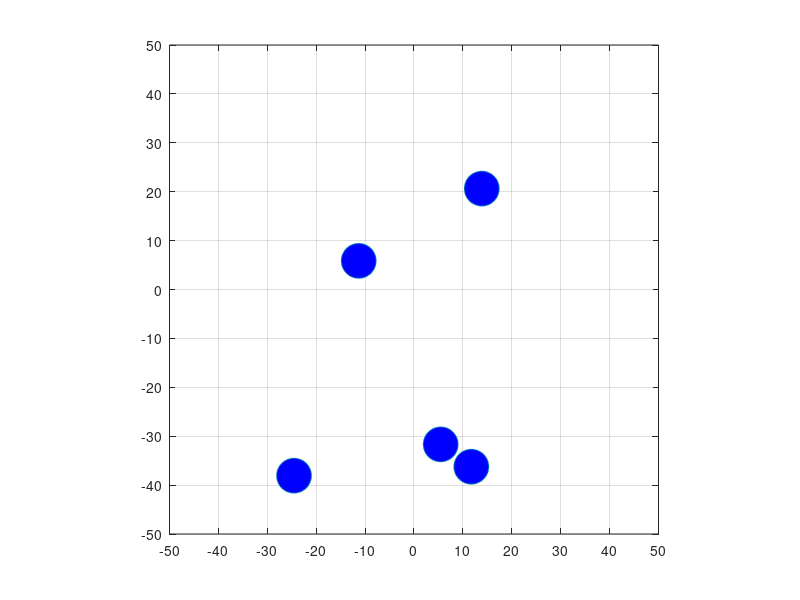

Source code (MATLAB): (Note: this script raises an error after producing the figure.)
clc; clear; close all

%% Initialise particles' state
nPart = 5; % no. of particles
initX = (40 - -40).*rand(1,nPart) + -40; % X-coordinate
initY = (40 - -40).*rand(1,nPart) + -40; % Y-coordinate
size = 10; % particle diameter
angle = (360 - 0).*rand(1,nPart) + 0; % angle w.r.t x-axis
itrSkip = int32(ceil(10 .* rand(1,nPart))); % iteration skip for having different speeds
discreteSpeed = 0.5 .* ones(1,nPart); % fixed discretized speed in units/iteration
box_xmax = 100; % max box width
box_ymax = 100; % max box breadth
time = 1000; % equal to iterations
isCollision = zeros(nPart,nPart); % collision detection matrix

%% Simulate particles
X = zeros(time,length(initX));
Y = zeros(time,length(initY));
X(1,:) = initX;
Y(1,:) = initY;

velX = discreteSpeed.*cosd(angle);
velY = discreteSpeed.*sind(angle);

xmax = box_xmax/2 - size/2;
xmin = -box_xmax/2 + size/2;
ymax = box_ymax/2 - size/2;
ymin = -box_ymax/2 + size/2;

p=plot(X(1,:),Y(1,:),'o','MarkerFaceColor','blue', 'MarkerSize', size*2.5);
axis equal;
axis([-box_xmax/2 box_xmax/2 -box_ymax/2 box_ymax/2]);
xticks(-box_xmax/2:10:box_xmax/2);
yticks(-box_ymax/2:10:box_ymax/2);
grid on;
drawnow;

% calculate particles' coordinates for all times
for i = 2:time
    % move particle
    X(i,:) = X(i-1,:) + (velX .* (mod(i,itrSkip) == 0));
    Y(i,:) = Y(i-1,:) + (velY .* (mod(i,itrSkip) == 0));

    % detect collision
    for m = 1:nPart-1
        for n = m+1:nPart
            dist = sqrt((abs(X(i,m) - X(i,n)))^2 + (abs(Y(i,m) - Y(i,n)))^2);
            if dist < size
                isCollision(m,n) = 1; isCollision(n,m) = 1;
                % disp("Collision detected!");
            else
                isCollision(m,n) = 0; isCollision(n,m) = 0;
            end
        end
    end

    % disp(X(i,:));
    % disp(Y(i,:));
    % disp(dist);
    % disp(isCollision);

    % collision with particle [TRY USING COMPLEX VECTORS]
    for m = 1:nPart-1
        for n = m+1:nPart
            if isCollision(m,n) == 1
                % disp("exchanging momentum")
                slope = (Y(i,m) - Y(i,n))/(X(i,m) - X(i,n));
                slopeDeg = atand(slope);
                % disp(slopeDeg)
                % disp(velX([m n]));
                % disp(velY([m n]));
                
                if slopeDeg >= 0
                    % resolve velX and velY along line-of-collision coordinates
                    velParallel = velX([m n]).*cosd(slopeDeg) + velY([m n]).*sind(slopeDeg);
                    velPerpendicular = velY([m n]).*cosd(slopeDeg) - velX([m n]).*sind(slopeDeg);
                    
                    % exchange momentum (parallel velocities swap if same mass)
                    velParallel([1 2]) = velParallel([2 1]);
                    
                    % resolve velocities in velX and velY directions
                    velX([m n]) = velParallel.*cosd(slopeDeg) - velPerpendicular.*sind(slopeDeg);
                    velY([m n]) = velParallel.*sind(slopeDeg) + velPerpendicular.*cosd(slopeDeg);
                    % disp(velX([m n]));
                    % disp(velY([m n]));
                else
                    slopeDeg = abs(slopeDeg);
                    % resolve velX and velY along line-of-collision coordinates
                    velParallel = velY([m n]).*sind(slopeDeg) - velX([m n]).*cosd(slopeDeg);
                    velPerpendicular = velY([m n]).*cosd(slopeDeg) + velX([m n]).*sind(slopeDeg);
                    
                    % exchange momentum (parallel velocities swap if same mass)
                    velParallel([1 2]) = velParallel([2 1]);
                    
                    % resolve velocities in velX and velY directions
                    velX([m n]) = velPerpendicular.*sind(slopeDeg) - velParallel.*cosd(slopeDeg);
                    velY([m n]) = velParallel.*sind(slopeDeg) + velPerpendicular.*cosd(slopeDeg);
                    % disp(velX([m n]));
                    % disp(velY([m n]));
                end
            end
            X(i,:) = X(i-1,:) + (velX .* (mod(i,itrSkip) == 0));
            Y(i,:) = Y(i-1,:) + (velY .* (mod(i,itrSkip) == 0));
        end
    end

    % collision with wall
    velX = velX.*(((X(i,:) > xmax) + (X(i,:) < xmin) - 0.5)/(-0.5));
    velY = velY.*(((Y(i,:) > ymax) + (Y(i,:) < ymin) - 0.5)/(-0.5));
    X(i,:) = X(i,:) - 2*((X(i,:) > xmax).*rem(X(i,:), xmax));
    Y(i,:) = Y(i,:) - 2*((Y(i,:) > ymax).*rem(Y(i,:), ymax));
    X(i,:) = X(i,:) + 2*((X(i,:) < xmin).*abs(rem(X(i,:), xmin)));
    Y(i,:) = Y(i,:) + 2*((Y(i,:) < ymin).*abs(rem(Y(i,:), ymin)));

    % % animate particles
    % w = waitforbuttonpress;
    % if w == 1
    %     p.XData = X(i,:);
    %     p.YData = Y(i,:);
    %     drawnow;
    % end
end

% animate particles
for i = 2:time
    w = waitforbuttonpress;
    if w == 1
        p.XData = X(i,:);
        p.YData = Y(i,:);
        drawnow;
    end
    % p.XData = X(i,:);
    % p.YData = Y(i,:);
    % drawnow;
end